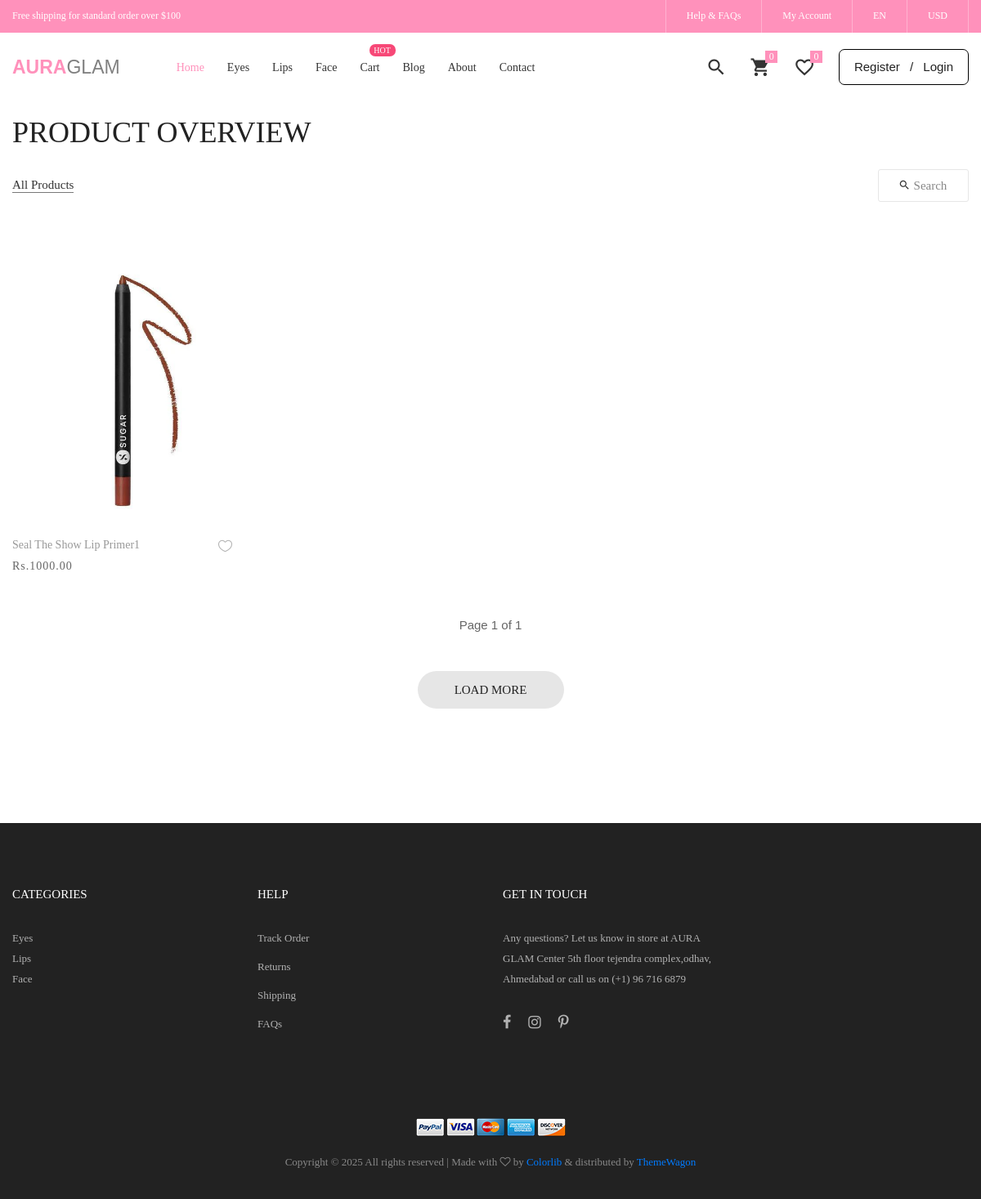
The app's page /categoryfilter/1 with its own data.
### master/models.py (models this page shows, shortened)
class Category(models.Model):
    name=models.CharField(max_length=200)
    description=models.CharField(max_length=200)

class Product(models.Model):
    name=models.CharField(max_length=200)
    price=models.DecimalField(max_digits=10,decimal_places=2)
    shortdetail=models.CharField(max_length=200)
    description=models.CharField(max_length=2000)
    category = models.ForeignKey(Category, on_delete=models.CASCADE, related_name='product')
    image1=models.ImageField(upload_to='product_image')
    image2=models.ImageField(upload_to='product_image')
    image3=models.ImageField(upload_to='product_image')

### master/views.py (the view, shortened to what this page needs)
# urls.py: path('categoryfilter/<int:pk>', views.categoryfilter,name='categoryfilter'),
def categoryfilter(request,pk):
    p=get_object_or_404(Category,pk=pk)
    post=Product.objects.filter(category=p)
    paginator = Paginator(post, 1)  # Show 10 products per page
    page_number = request.GET.get('page')
    page_obj = paginator.get_page(page_number)
    cat=Category.objects.all()
    cart = request.session.get('cart', {})
    cart_items = []
    total_price = 0
    return render(request, 'categoryfilter.html', {
        'page_obj':page_obj,
        'cat': cat,
        'cart_items': cart_items,
        'cart_count': len(cart),
        'total_price': total_price,
    })

### template/categoryfilter.html (shortened to what this page needs)
{% extends "base.html" %}
{% block body %}
{% load static %}
<section class="bg0 p-t-23 p-b-140" style="margin-top: 80px;">
  <div class="container">
    <div class="p-b-10">
      <h3 class="ltext-103 cl5">Product Overview</h3>
    </div>
    <div class="flex-w flex-sb-m p-b-52">
      <div class="flex-w flex-l-m filter-tope-group m-tb-10">
        <button class="stext-106 cl6 hov1 bor3 trans-04 m-r-32 m-tb-5 how-active1" data-filter="*">
          All Products
        </button>
      </div>
      <div class="flex-w flex-c-m m-tb-10">
        <div class="flex-c-m stext-106 cl6 size-105 bor4 pointer hov-btn3 trans-04 m-tb-4 js-show-search">
          <i class="icon-search cl2 m-r-6 fs-15 trans-04 zmdi zmdi-search"></i>
          Search
        </div>
      </div>
    </div>
    <div class="row isotope-grid">
      {% for pro in page_obj %}
      <a href="{% url 'product-detail' pro.id %}">
        <div class="col-sm-6 col-md-4 col-lg-3 p-b-35 isotope-item women">
          <div class="block2">
            <div class="block2-pic hov-img0">
              <img src="/{{pro.image1}}"
                alt="IMG-PRODUCT" width="100%" height="330px" />
            </div>
            <div class="block2-txt flex-w flex-t p-t-14">
              <div class="block2-txt-child1 flex-col-l">
                <a href="{% url 'product-detail' pro.id %}" class="stext-104 cl4 hov-cl1 trans-04 js-name-b2 p-b-6">
                  {{pro.name}}{{pro.category.id}}
                </a>
                <span class="stext-105 cl3"> Rs.{{pro.price}} </span>
              </div>
              <div class="block2-txt-child2 flex-r p-t-3">
                <a href="#" class="btn-addwish-b2 dis-block pos-relative js-addwish-b2">
                  <img class="icon-heart1 dis-block trans-04" src="{% static 'images/icons/icon-heart-01.png' %}"
                    alt="ICON" />
                </a>
              </div>
            </div>
          </div>
        </div>
      </a>
      {% endfor %}
    </div>
  </div>
  <div id="pagination" class="text-center mt-3">
    <span>Page {{ page_obj.number }} of {{ page_obj.paginator.num_pages }}</span>
  </div>
  <div class="flex-c-m flex-w w-full p-t-45">
    <a href="#" class="flex-c-m stext-101 cl5 size-103 bg2 bor1 hov-btn1 p-lr-15 trans-04">
      Load More
    </a>
  </div>
</section>
{% endblock body %}

### template/base.html (shortened to what this page needs)
<!DOCTYPE html>
<html lang="en">
{% load static %}
<head>
  <link rel="stylesheet" type="text/css" href="{% static 'vendor/bootstrap/css/bootstrap.min.css' %}" />
  <link rel="stylesheet" type="text/css" href="{% static 'fonts/font-awesome-4.7.0/css/font-awesome.min.css' %}" />
  <link rel="stylesheet" type="text/css" href="{% static 'fonts/iconic/css/material-design-iconic-font.min.css' %}" />
  <link rel="stylesheet" type="text/css" href="{% static 'fonts/linearicons-v1.0.0/icon-font.min.css' %}" />
  <link rel="stylesheet" type="text/css" href="{% static 'vendor/animate/animate.css' %}" />
  <link rel="stylesheet" type="text/css" href="{% static 'vendor/css-hamburgers/hamburgers.min.css' %}" />
  <link rel="stylesheet" type="text/css" href="{% static 'vendor/animsition/css/animsition.min.css' %}" />
  <link rel="stylesheet" type="text/css" href="{% static 'vendor/select2/select2.min.css' %}" />
  <link rel="stylesheet" type="text/css" href="{% static 'vendor/daterangepicker/daterangepicker.css' %}" />
  <link rel="stylesheet" type="text/css" href="{% static 'vendor/slick/slick.css' %}" />
  <link rel="stylesheet" type="text/css" href="{% static 'vendor/MagnificPopup/magnific-popup.css' %}" />
  <link rel="stylesheet" type="text/css" href="{% static 'vendor/perfect-scrollbar/perfect-scrollbar.css' %}" />
  <link rel="stylesheet" type="text/css" href="{% static 'css/util.css' %}" />
  <link rel="stylesheet" type="text/css" href="{% static 'css/main.css' %}" />
</head>
<body class="animsition">
  <header>
    <div class="container-menu-desktop">
      <div class="top-bar">
        <div class="content-topbar flex-sb-m h-full container">
          <div class="left-top-bar">
            Free shipping for standard order over $100
          </div>
          <div class="right-top-bar flex-w h-full">
            <a href="#" class="flex-c-m trans-04 p-lr-25"> Help & FAQs </a>
            <a href="#" class="flex-c-m trans-04 p-lr-25"> My Account </a>
            <a href="#" class="flex-c-m trans-04 p-lr-25"> EN </a>
            <a href="#" class="flex-c-m trans-04 p-lr-25"> USD </a>
          </div>
        </div>
      </div>
      <div class="wrap-menu-desktop">
        <nav class="limiter-menu-desktop container">
          <a href="{% url 'index' %}" class="logo">
            <span style="font-weight: 700; color: #ff91bb; font-size: 23px">AURA </span><span
              style="color: gray; font-size: 23px"> GLAM</span>
          </a>
          <div class="menu-desktop">
            <ul class="main-menu">
              <li class="active-menu">
                <a href="{% url 'index' %}">Home</a>
              </li>
              {% for ca in cat %}
              <li>
                <a href="{% url 'categoryfilter' ca.id %}">{{ca.name}}</a>
              </li>
              {% endfor %}
              <li class="label1" data-label1="hot">
                <a href="{% url 'shopingcart' %}">Cart</a>
              </li>
              <li>
                <a href="{% url 'blog' %}">Blog</a>
              </li>
              <li>
                <a href="{% url 'about' %}">About</a>
              </li>
              <li>
                <a href="{% url 'contact' %}">Contact</a>
              </li>
            </ul>
          </div>
          <div class="wrap-icon-header flex-w flex-r-m">
            <div class="icon-header-item cl2 hov-cl1 trans-04 p-l-22 p-r-11 js-show-modal-search">
              <i class="zmdi zmdi-search"></i>
            </div>
            <div class="icon-header-item cl2 hov-cl1 trans-04 p-l-22 p-r-11 icon-header-noti js-show-cart"
              data-notify="{{ cart_count }}">
              <i class="zmdi zmdi-shopping-cart"></i>
            </div>
            <a href="#" class="dis-block icon-header-item cl2 hov-cl1 trans-04 p-l-22 p-r-11 icon-header-noti"
              data-notify="0">
              <i class="zmdi zmdi-favorite-outline"></i>
            </a>
          </div>
          <div>
            {% if user.is_authenticated %}
            <div
              style="font-weight: 500; margin-left: 20px; color: #222; border: solid black 1px; padding: 10px; border-radius: 7px; ">
              <a target="_blank" class=" hov-btn3"
                style="text-decoration: none; color: #222;  border-radius: 15px; padding: 8px;"
                href="{% url 'user_logout' %}">Logout</a>
            </div>
            {% else %}
            <div
              style="font-weight: 500; margin-left: 20px; color: #222; border: solid black 1px; padding: 10px; border-radius: 7px; ">
              <a class=" hov-btn3" style="text-decoration: none; border-radius: 15px; padding: 8px; color: #222;"
                href="{% url 'register' %}" target="_blank">Register</a> <span> / </span><a target="_blank"
                class=" hov-btn3" style="text-decoration: none; color: #222;  border-radius: 15px; padding: 8px;"
                href="{% url 'user_login' %}">Login</a>
            </div>
            {% endif %}
          </div>
        </nav>
      </div>
    </div>
  </header>
  {% block body %}{% endblock body %}
  <footer class="bg3 p-t-75 p-b-32">
    <div class="container">
      <div class="row">
        <div class="col-sm-6 col-lg-3 p-b-50">
          <h4 class="stext-301 cl0 p-b-30">Categories</h4>
          <ul>
            {% for ca in cat %}
            <li>
              <a href="{% url 'categoryfilter' ca.id %}" class="stext-107 cl7 hov-cl1 trans-04">{{ca.name}}</a>
            </li>
            {% endfor %}
          </ul>
        </div>
        <div class="col-sm-6 col-lg-3 p-b-50">
          <h4 class="stext-301 cl0 p-b-30">Help</h4>
          <ul>
            <li class="p-b-10">
              <a href="#" class="stext-107 cl7 hov-cl1 trans-04">
                Track Order
              </a>
            </li>
            <li class="p-b-10">
              <a href="#" class="stext-107 cl7 hov-cl1 trans-04"> Returns </a>
            </li>
            <li class="p-b-10">
              <a href="#" class="stext-107 cl7 hov-cl1 trans-04">
                Shipping
              </a>
            </li>
            <li class="p-b-10">
              <a href="#" class="stext-107 cl7 hov-cl1 trans-04"> FAQs </a>
            </li>
          </ul>
        </div>
        <div class="col-sm-6 col-lg-3 p-b-50">
          <h4 class="stext-301 cl0 p-b-30">GET IN TOUCH</h4>
          <p class="stext-107 cl7 size-201">
            Any questions? Let us know in store at AURA GLAM Center 5th floor
            tejendra complex,odhav, Ahmedabad or call us on (+1) 96 716 6879
          </p>
          <div class="p-t-27">
            <a href="#" class="fs-18 cl7 hov-cl1 trans-04 m-r-16">
              <i class="fa fa-facebook"></i>
            </a>
            <a href="#" class="fs-18 cl7 hov-cl1 trans-04 m-r-16">
              <i class="fa fa-instagram"></i>
            </a>
            <a href="#" class="fs-18 cl7 hov-cl1 trans-04 m-r-16">
              <i class="fa fa-pinterest-p"></i>
            </a>
          </div>
        </div>
      </div>
      <div class="p-t-40">
        <div class="flex-c-m flex-w p-b-18">
          <a href="#" class="m-all-1">
            <img src="{% static 'images/icons/icon-pay-01.png' %}" alt="ICON-PAY" />
          </a>
          <a href="#" class="m-all-1">
            <img src="{% static 'images/icons/icon-pay-02.png' %}" alt="ICON-PAY" />
          </a>
          <a href="#" class="m-all-1">
            <img src="{% static 'images/icons/icon-pay-03.png' %}" alt="ICON-PAY" />
          </a>
          <a href="#" class="m-all-1">
            <img src="{% static 'images/icons/icon-pay-04.png' %}" alt="ICON-PAY" />
          </a>
          <a href="#" class="m-all-1">
            <img src="{% static 'images/icons/icon-pay-05.png' %}" alt="ICON-PAY" />
          </a>
        </div>
        <p class="stext-107 cl6 txt-center">
          Copyright &copy;
          All rights reserved | Made with
          <i class="fa fa-heart-o" aria-hidden="true"></i> by
          <a href="https://colorlib.com" target="_blank">Colorlib</a> &amp;
          distributed by
          <a href="https://themewagon.com" target="_blank">ThemeWagon</a>
        </p>
      </div>
    </div>
  </footer>
</body>
</html>

### static/css/main.css (style rules this page uses)
.container { max-width: 1380px; }
@media (max-width: 1600px) { .container { max-width: 1200px; } }
.container-menu-desktop { height: auto; width: 100%; position: relative; -webkit-transition: all 0.3s; -o-transition: all 0.3s; -moz-transition: all 0.3s; transition: all 0.3s; }
.top-bar { height: 40px; background-color: #FF91BB; }
.left-top-bar { font-family: Poppins-Regular; font-size: 12px; line-height: 1.8; color: #fff }
.right-top-bar a { font-family: Poppins-Regular; font-size: 12px; line-height: 1.8; height: 100%; color: #fff; border-right: 1px solid rgba(255,255,255,0.3); }
.right-top-bar a:first-child { border-left: 1px solid rgba(255,255,255,0.3); }
.wrap-menu-desktop { position: fixed; z-index: 1100; background-color: transparent; width: 100%; height: 84px; top: 40px; left: 0px; -webkit-transition: height 0.3s, background-color 0.3s; -o-transition: height 0.3s, background-color 0.3s; -moz-transition: height 0.3s, background-color 0.3s; transition: height 0.3s, background-color 0.3s; }
.limiter-menu-desktop { height: 100%; display: -webkit-box; display: -webkit-flex; display: -moz-box; display: -ms-flexbox; display: flex; align-items: center; background-color: transparent; }
.logo { display: -webkit-box; display: -webkit-flex; display: -moz-box; display: -ms-flexbox; display: flex; align-items: center; height: 65%; margin-right: 55px; }
.menu-desktop { display: -webkit-box; display: -webkit-flex; display: -moz-box; display: -ms-flexbox; display: flex; align-items: center; height: 100%; }
.main-menu { list-style-type: none; margin: 0; display: -webkit-box; display: -webkit-flex; display: -moz-box; display: -ms-flexbox; display: flex; align-items: center; }
.main-menu > li { display: block; position: relative; padding: 20px 10px 20px 0px; margin: 0px 4px 0px 14px; }
.main-menu > li > a { font-family: Poppins-Medium; font-size: 14px; color: #333; padding: 5px 0px; transition: all 0.4s; -webkit-transition: all 0.4s; -o-transition: all 0.4s; -moz-transition: all 0.4s; }
.wrap-icon-header { flex-grow: 1; }
.icon-header-item { position: relative; font-size: 26px; line-height: 1; cursor: pointer; }
.icon-header-noti::after { content: attr(data-notify); font-family: Poppins-Regular; font-size: 12px; color: #fff; line-height: 15px; text-align: center; display: block; position: absolute; top: -7px; right: 0; min-width: 15px; height: 15px; padding: 0 3px; background-color: #FF91BB; }
.main-menu > li.active-menu > a { color: #FF91BB; }
.block2-pic { position: relative; }
.block2-txt-child1 { width: calc(100% - 30px); }
.block2-txt-child2 { width: 30px; }
.cl0 { color: #fff; }
.cl2 { color: #333; }
.cl3 { color: #666; }
.cl4 { color: #999; }
.cl5 { color: #222; }
.cl6 { color: #888; }
.cl7 { color: #b2b2b2; }
.stext-101 { font-family: Poppins-Medium; font-size: 15px; line-height: 1.466667; text-transform: uppercase; }
.stext-104 { font-family: Poppins-Regular; font-size: 14px; line-height: 1.466667; }
.stext-105 { font-family: Poppins-Regular; font-size: 14px; line-height: 1.466667; letter-spacing: 1px; }
.stext-106 { font-family: Poppins-Regular; font-size: 15px; line-height: 1.2; }
.stext-107 { font-family: Poppins-Regular; font-size: 13px; line-height: 1.923; }
.stext-301 { font-family: Montserrat-Bold; font-size: 15px; line-height: 1.6; text-transform: uppercase; }
.ltext-103 { font-family: Poppins-Bold; font-size: 36px; line-height: 1.1; text-transform: uppercase; }
.size-103 { min-width: 179px; height: 46px; }
.size-105 { min-width: 111px; height: 40px; }
.size-201 { max-width: 270px; }
.bg0 { background-color: #fff; }
.bg2 { background-color: #e6e6e6; }
.bg3 { background-color: #222; }
.bor1 { border-radius: 23px; }
.bor3 { border-bottom: 1px solid transparent; }
.bor4 { border: 1px solid #e6e6e6; border-radius: 3px; }
.label1 { position: relative; }
.label1::after { content: attr(data-label1); font-family: Poppins-Regular; font-size: 10px; line-height: 15px; color: #fff; text-transform: uppercase; text-align: center; display: block; position: absolute; top: 3px; right: -9px; height: 15px; min-width: 32px; border-radius: 7px; padding: 0 4px; background-color: #f74877; }
.how-active1 { color: #333; border-color: #797979; }
.hov-img0 { display: block; overflow: hidden; }
.hov-img0 img { width: 100%; -webkit-transition: transform 0.9s ease; -o-transition: transform 0.9s ease; -moz-transition: transform 0.9s ease; transition: transform 0.9s ease; }

### records on screen
Category: name "Eyes"
Category: name "Lips"
Category: name "Face"
Product: image1 (picture), name "Seal The Show Lip Primer", category.id "1", price "1000.00"

### other values on screen
{{ page_obj.number }} "1"
{{ page_obj.paginator.num_pages }} "1"
